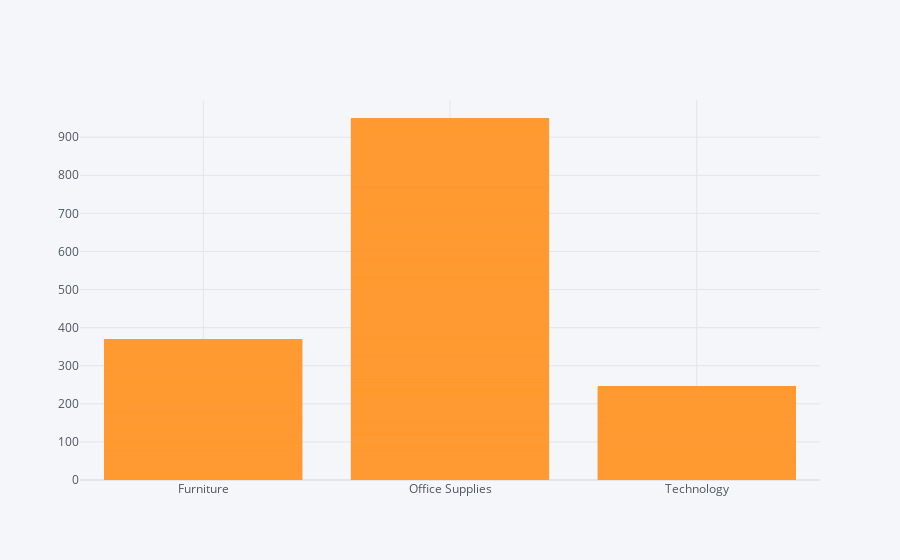

The cell this chart's notebook holds for it:
### Code cell
df.iplot(x ='Category', y='Discount',kind ='bar')

### Figure 1 — Plotly figure (JSON) as saved in the notebook; plotly's stock layout.template omitted (floating-point values rounded to 4 significant figures; data arrays with more than 128 entries replaced by an {"elided": "..."} marker saying what was removed)
{"data": [{"marker": {"color": "rgba(255, 153, 51, 0.6)", "line": {"color": "rgba(255, 153, 51, 1.0)", "width": 1}}, "name": "Discount", "orientation": "v", "text": "", "type": "bar", "x": {"elided": "9994 str values"}, "y": {"elided": "9994 float values"}}], "layout": {"legend": {"bgcolor": "#F5F6F9", "font": {"color": "#4D5663"}}, "paper_bgcolor": "#F5F6F9", "plot_bgcolor": "#F5F6F9", "title": {"font": {"color": "#4D5663"}}, "xaxis": {"gridcolor": "#E1E5ED", "showgrid": true, "tickfont": {"color": "#4D5663"}, "title": {"font": {"color": "#4D5663"}, "text": ""}, "zerolinecolor": "#E1E5ED"}, "yaxis": {"gridcolor": "#E1E5ED", "showgrid": true, "tickfont": {"color": "#4D5663"}, "title": {"font": {"color": "#4D5663"}, "text": ""}, "zerolinecolor": "#E1E5ED"}}}
